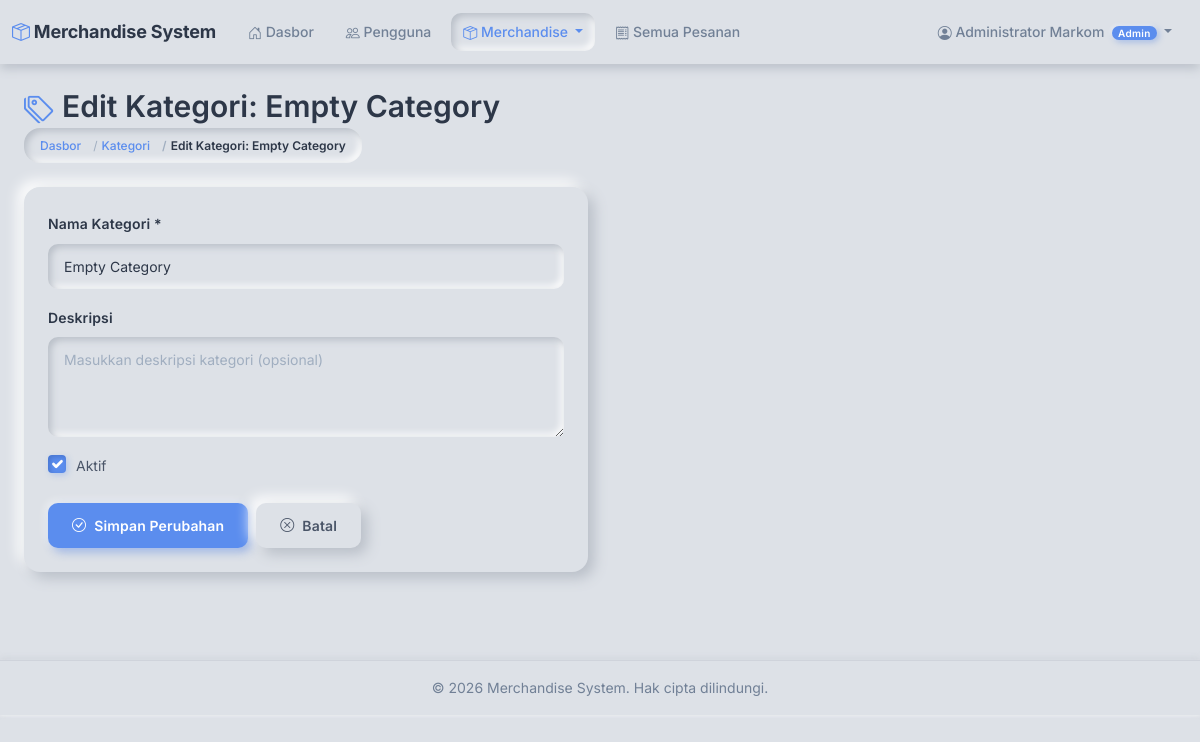
Page /merchandise/categories/4/edit/ (signed in) on the committed database.
### accounts/models.py (models this page shows, shortened)
class User(AbstractUser):
    class Role(models.TextChoices):
        ADMIN = 'ADMIN', 'Admin (Markom)'
        SALES = 'SALES', 'Sales'
    role = models.CharField(
        max_length=10,
        choices=Role.choices,
        default=Role.SALES,
        help_text='User role: ADMIN for Markom, SALES for sales team'
    )
    full_name = models.CharField(
        max_length=255,
        help_text='Full name of the user'
    )
    phone = models.CharField(
        max_length=20,
        blank=True,
        help_text='Phone number'
    )
    class Meta:
        db_table = 'users'
        verbose_name = 'User'
        verbose_name_plural = 'Users'
        ordering = ['-date_joined']
    @property
    def is_admin(self):
        return self.role == self.Role.ADMIN
    @property
    def is_sales(self):
        return self.role == self.Role.SALES

### merchandise/models.py (models this page shows, shortened)
class Category(models.Model):
    name = models.CharField(
        max_length=100,
        unique=True,
        help_text='Category name (must be unique)'
    )
    description = models.TextField(
        blank=True,
        help_text='Category description'
    )
    is_active = models.BooleanField(
        default=True,
        help_text='Active status (soft delete)'
    )
    created_at = models.DateTimeField(auto_now_add=True)
    updated_at = models.DateTimeField(auto_now=True)
    class Meta:
        db_table = 'categories'
        verbose_name = 'Category'
        verbose_name_plural = 'Categories'
        ordering = ['name']
    def delete(self, using=None, keep_parents=False):
        """
        Soft delete: set is_active to False instead of deleting
        Prevent deletion if merchandise still exists
        """
        if self.merchandise_set.exists():
            raise ValidationError(
                'Cannot delete category with existing merchandise. '
                'Please deactivate or move merchandise first.'
            )
        self.is_active = False
        self.save()

### merchandise/views.py (the view)
# urls.py: path('categories/<int:pk>/edit/', views.category_edit, name='category_edit'),
@admin_required
def category_edit(request, pk):
    category = get_object_or_404(Category, pk=pk)
    if request.method == 'POST':
        form = CategoryForm(request.POST, instance=category)
        if form.is_valid():
            try:
                category = form.save()
                messages.success(request, f'Category "{category.name}" updated successfully.')
                return redirect('merchandise:category_list')
            except Exception as e:
                messages.error(request, f'Error updating category: {str(e)}')
        else:
            messages.error(request, 'Please correct the errors below.')
    else:
        form = CategoryForm(instance=category)
    return render(request, 'merchandise/category_form.html', {
        'form': form,
        'category': category,
        'title': f'Edit Kategori: {category.name}',
        'button_text': 'Simpan Perubahan'
    })

### merchandise/forms.py (shortened to what this page needs)
class CategoryForm(forms.ModelForm):
    class Meta:
        model = Category
        fields = ['name', 'description', 'is_active']
        widgets = {
            'name': forms.TextInput(attrs={
                'class': 'form-control',
                'placeholder': 'Masukkan nama kategori'
            }),
            'description': forms.Textarea(attrs={
                'class': 'form-control',
                'placeholder': 'Masukkan deskripsi kategori (opsional)',
                'rows': 3
            }),
            'is_active': forms.CheckboxInput(attrs={
                'class': 'form-check-input'
            })
        }
        labels = {
            'name': 'Nama Kategori',
            'description': 'Deskripsi',
            'is_active': 'Aktif',
        }

### orders/context_processors.py (called while the page is built)
def cart_context(request):
    if request.user.is_authenticated and hasattr(request.user, 'is_sales') and request.user.is_sales:
        cart = Cart(request)
        return {
            'navbar_cart_total': cart.get_total_quantity(),
            'navbar_cart_unique': cart.get_total_unique(),
        }
    return {
        'navbar_cart_total': 0,
        'navbar_cart_unique': 0,
    }

### templates/merchandise/category_form.html (shortened to what this page needs)
{% extends 'base.html' %}
{% block content %}
<div class="container-fluid">
    <div class="row mb-4 align-items-center">
        <div class="col">
            <h2 class="mb-1"><i class="bi bi-tags me-2" style="color: var(--color-accent);"></i>{{ title }}</h2>
            <nav aria-label="breadcrumb">
                <ol class="breadcrumb mb-0">
                    <li class="breadcrumb-item"><a href="{% url 'dashboard:home' %}">Dasbor</a></li>
                    <li class="breadcrumb-item"><a href="{% url 'merchandise:category_list' %}">Kategori</a></li>
                    <li class="breadcrumb-item active">{{ title }}</li>
                </ol>
            </nav>
        </div>
    </div>
    <div class="row">
        <div class="col-md-6">
            <div class="card">
                <div class="card-body">
                    <form method="post" novalidate>
                        <div class="mb-3">
                            <label for="{{ form.name.id_for_label }}" class="form-label">Nama Kategori *</label>
                            {{ form.name }}
                        </div>
                        <div class="mb-3">
                            <label for="{{ form.description.id_for_label }}" class="form-label">Deskripsi</label>
                            {{ form.description }}
                        </div>
                        <div class="mb-4">
                            <div class="form-check">
                                {{ form.is_active }}
                                <label class="form-check-label" for="{{ form.is_active.id_for_label }}">
                                    Aktif
                                </label>
                            </div>
                        </div>
                        <div class="d-flex gap-2">
                            <button type="submit" class="btn btn-primary">
                                <i class="bi bi-check-circle"></i> {{ button_text }}
                            </button>
                            <a href="{% url 'merchandise:category_list' %}" class="btn btn-secondary">
                                <i class="bi bi-x-circle"></i> Batal
                            </a>
                        </div>
                    </form>
                </div>
            </div>
        </div>
    </div>
</div>
{% endblock %}

### templates/base.html (shortened to what this page needs)
<!DOCTYPE html>
<html lang="id">
<head>
    <link href="https://cdn.jsdelivr.net/npm/bootstrap@5.3.0/dist/css/bootstrap.min.css" rel="stylesheet">
    <link rel="stylesheet" href="https://cdn.jsdelivr.net/npm/bootstrap-icons@1.11.0/font/bootstrap-icons.css">
    {% load static %}
    <link rel="stylesheet" href="{% static 'css/custom.css' %}">
</head>
<body>
    {% if user.is_authenticated %}
    <nav class="navbar navbar-expand-lg">
        <div class="container-fluid">
            <a class="navbar-brand" href="{% url 'dashboard:home' %}">
                <i class="bi bi-box-seam me-1" style="color: var(--color-accent);"></i>Merchandise System
            </a>
            <div class="collapse navbar-collapse" id="navbarNav">
                <ul class="navbar-nav me-auto">
                    <li class="nav-item">
                        <a class="nav-link {% if request.resolver_match.app_name == 'dashboard' %}active{% endif %}"
                           href="{% url 'dashboard:home' %}">
                            <i class="bi bi-house-door"></i> Dasbor
                        </a>
                    </li>
                    {% if user.is_admin %}
                    <li class="nav-item">
                        <a class="nav-link {% if request.resolver_match.app_name == 'accounts' %}active{% endif %}"
                           href="{% url 'accounts:user_list' %}">
                            <i class="bi bi-people"></i> Pengguna
                        </a>
                    </li>
                    <li class="nav-item dropdown">
                        <a class="nav-link dropdown-toggle {% if request.resolver_match.app_name == 'merchandise' %}active{% endif %}"
                           href="#" id="merchandiseDropdown" role="button" data-bs-toggle="dropdown" aria-expanded="false">
                            <i class="bi bi-box-seam"></i> Merchandise
                        </a>
                    </li>
                    <li class="nav-item">
                        <a class="nav-link {% if request.resolver_match.app_name == 'orders' %}active{% endif %}"
                           href="{% url 'orders:order_list' %}">
                            <i class="bi bi-receipt"></i> Semua Pesanan
                        </a>
                    </li>
                    {% endif %}
                </ul>
                <ul class="navbar-nav">
                    <li class="nav-item dropdown">
                        <a class="nav-link dropdown-toggle" href="#" id="userDropdown"
                           role="button" data-bs-toggle="dropdown" aria-expanded="false">
                            <i class="bi bi-person-circle"></i>
                            {{ user.full_name }}
                            {% if user.is_admin %}
                                <span class="badge bg-primary ms-1 badge-role">Admin</span>
                            {% else %}
                                <span class="badge bg-secondary ms-1 badge-role">Sales</span>
                            {% endif %}
                        </a>
                    </li>
                </ul>
            </div>
        </div>
    </nav>
    {% endif %}
    <main class="{% if user.is_authenticated %}container-fluid py-4{% endif %}">
        {% block content %}{% endblock %}
    </main>
    {% if user.is_authenticated %}
    <footer>
        <div class="container-fluid">
            <p class="mb-0">&copy; {% now "Y" %} Merchandise System. Hak cipta dilindungi.</p>
        </div>
    </footer>
    {% endif %}
</body>
</html>

### rows in the picture
User: full_name "Administrator Markom"
Category: name "Empty Category", is_active "☑"

### other values in the picture
{{ title }} "Edit Kategori: Empty Category"
{{ button_text }} "Simpan Perubahan"
